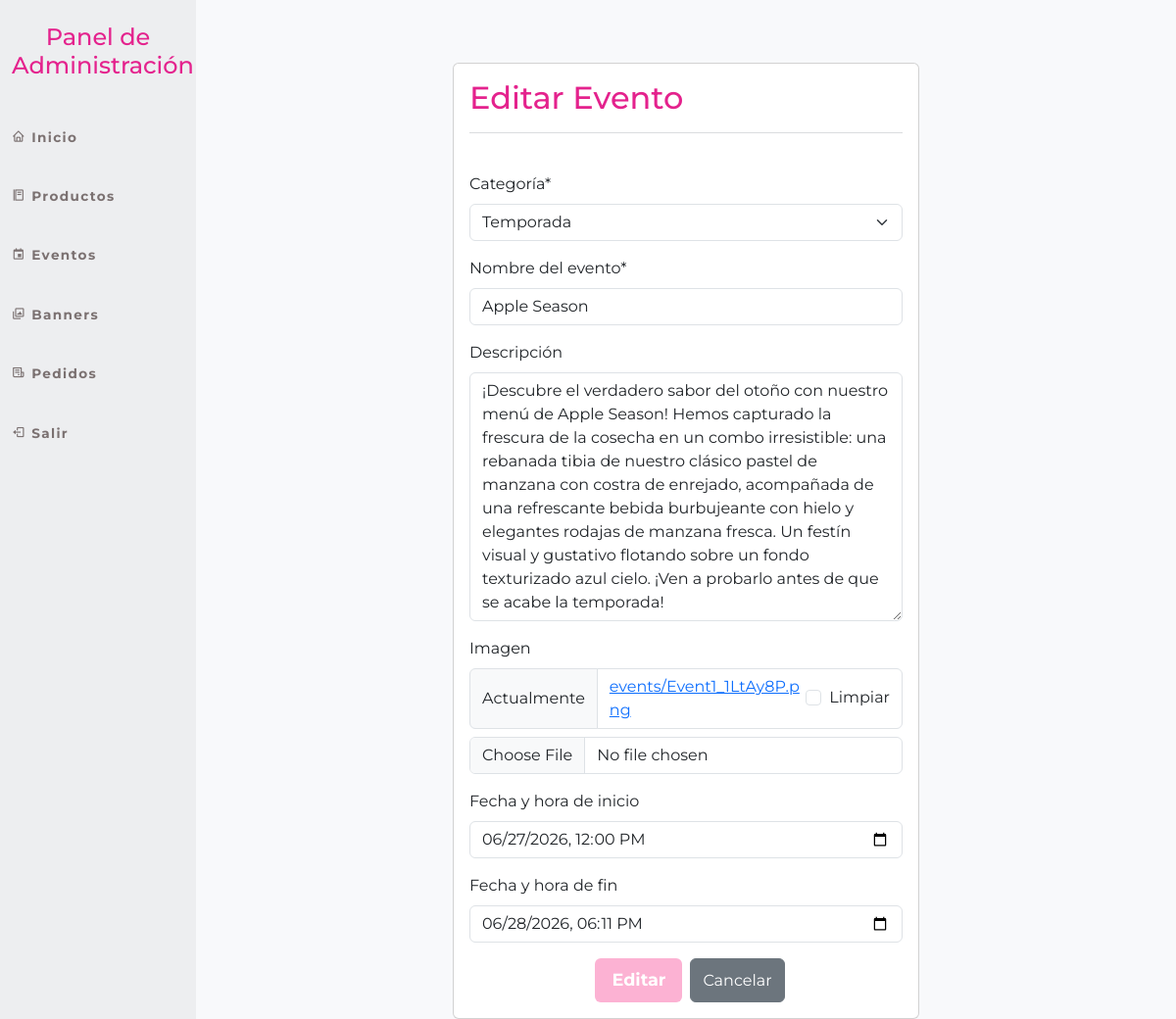
The page /panel_admin/eventos/modificar/11/ (signed in) on the database its author committed.
### cafeteria_app/models.py (models this page shows, shortened)
class Events(models.Model):
    CategoryEvents = models.ForeignKey(CategoryEvents, on_delete=models.CASCADE, related_name='events')
    name = models.CharField(max_length=30)
    description = models.TextField(blank=True)
    image = models.ImageField(upload_to='events/', blank=True, null=True)
    fecha_inicio = models.DateTimeField(verbose_name="Inicio del evento", null=True, blank=True)
    fecha_fin = models.DateTimeField(verbose_name="Fin del evento", null=True, blank=True)

class CategoryEvents(models.Model):
    name=models.CharField(max_length=15)
    def __str__(self):
        return self.name

### panel_admin/views.py (the view, shortened to what this page needs)
# urls.py: path('eventos/modificar/<id>/', modificar_evento, name='admin_modificar_evento'),
@login_required(login_url='login_admin')
@user_passes_test(es_admin)
def modificar_evento(request, id):
    evento = get_object_or_404(Events, id=id)
    data = {'form': EventoForm(instance=evento)}
    return render(request, 'panel_admin/eventos/modificarEvento.html', data)

### panel_admin/forms.py
class EventoForm(forms.ModelForm):
    class Meta:
        model = Events
        fields = ['CategoryEvents', 'name', 'description', 'image', 'fecha_inicio', 'fecha_fin']
        labels = {
            'CategoryEvents': 'Categoría',
            'name': 'Nombre del evento',
            'description': 'Descripción',
            'image': 'Imagen',
            'fecha_inicio': 'Fecha y hora de inicio',
            'fecha_fin': 'Fecha y hora de fin',
        }
        widgets = {
            'fecha_inicio': forms.DateTimeInput(attrs={'type': 'datetime-local'}, format='%Y-%m-%dT%H:%M'),
            'fecha_fin': forms.DateTimeInput(attrs={'type': 'datetime-local'}, format='%Y-%m-%dT%H:%M'),
        }

### cafeteria_app/context_processors.py (called while the page is built)
def cart(request):
    return {'cart': Cart(request)}

### panel_admin/views.py (called while the page is built)
def es_admin(user):
    return user.is_staff

### panel_admin/templates/panel_admin/eventos/modificarEvento.html (shortened to what this page needs)
{% extends 'panel_admin/base.html' %}
{% load crispy_forms_tags %}
{% block main %}
<br><br>
<div class="col-12 col-md-6 offset-md-3">
    <div class="card">
        <div class="card-body">
            <h2 style="font-family: 'Montserrat', sans-serif; color: #e4228d;">Editar Evento</h2>
            <hr class="border-secondary opacity-25">
            <br>
            <div class="row">
                <form action="" method="post" enctype="multipart/form-data" id="formModificarEvento">
                    {{ form | crispy }}
                    <div class="d-flex justify-content-center gap-2">
                        <button type="button" onclick="confirmarModificacionEvento()" class="btn px-3 py-2" style="background-color: #FCB2D3; color: white; font-weight: bold; font-size: 1.1rem;">
                            Editar
                        </button>
                        <a href="{% url 'admin_listar_evento' %}" class="btn btn-secondary d-flex align-items-center">
                            Cancelar
                        </a>
                    </div>
                </form>
            </div>
        </div>
    </div>
</div>
{% endblock %}

### panel_admin/static/panel_admin/styleAdmin.css (style rules this page uses)
body { font-family: 'Montserrat', sans-serif; background-color: #F8F9FB; border-bottom: none; }

### rows shown on the page
Events: CategoryEvents "Temporada", description "¡Descubre el verdadero sabor del otoño con nuestro menú de Apple Season! Hemos capturado la frescura de la cosecha en un combo irresistible: una rebanada tibia de nuestro clásico pastel de manzana con costra de enrejado, acompañada de una refrescante bebida burbujeante con hielo y elegantes rodajas de manzana fresca. Un festín visual y gustativo flotando sobre un fondo texturizado azul cielo. ¡Ven a probarlo antes de que se acabe la temporada!", fecha_inicio "06/27/2026 12:00", fecha_fin "06/28/2026 18:11"
CategoryEvents: name "Apple Season"
